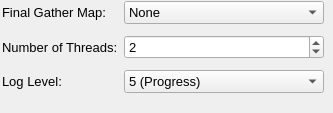
           <widget class="QWidget" name="mentalray">
            <widget class="QWidget" name="layoutWidget_3">
             <property name="geometry">
              <rect>
               <x>2</x>
               <y>-4</y>
               <width>322</width>
               <height>104</height>
              </rect>
             </property>
             <layout class="QGridLayout">
              <item row="0" column="0">
               <widget class="QLabel" name="label_35">
                <property name="sizePolicy">
                 <sizepolicy hsizetype="Fixed" vsizetype="Fixed">
                  <horstretch>0</horstretch>
                  <verstretch>0</verstretch>
                 </sizepolicy>
                </property>
                <property name="font">
                 <font>
                  <pointsize>10</pointsize>
                  <weight>50</weight>
                  <bold>false</bold>
                 </font>
                </property>
                <property name="text">
                 <string>Final Gather Map:</string>
                </property>
               </widget>
              </item>
              <item row="0" column="1">
               <widget class="QComboBox" name="mayaFgMap">
                <property name="font">
                 <font>
                  <pointsize>10</pointsize>
                  <weight>50</weight>
                  <bold>false</bold>
                 </font>
                </property>
                <property name="maxVisibleItems">
                 <number>999999</number>
                </property>
                <property name="insertPolicy">
                 <enum>QComboBox::InsertAtTop</enum>
                </property>
                <property name="sizeAdjustPolicy">
                 <enum>QComboBox::AdjustToContents</enum>
                </property>
                <item>
                 <property name="text">
                  <string>None</string>
                 </property>
                </item>
               </widget>
              </item>
              <item row="1" column="0">
               <widget class="QLabel" name="label_36">
                <property name="font">
                 <font>
                  <pointsize>10</pointsize>
                  <weight>50</weight>
                  <bold>false</bold>
                 </font>
                </property>
                <property name="text">
                 <string>Number of Threads:</string>
                </property>
               </widget>
              </item>
              <item row="1" column="1">
               <widget class="QSpinBox" name="myaMRThreadCount">
                <property name="font">
                 <font>
                  <pointsize>10</pointsize>
                  <weight>50</weight>
                  <bold>false</bold>
                 </font>
                </property>
                <property name="statusTip">
                 <string>Number of threads to use for render</string>
                </property>
                <property name="minimum">
                 <number>1</number>
                </property>
                <property name="maximum">
                 <number>32</number>
                </property>
                <property name="value">
                 <number>2</number>
                </property>
               </widget>
              </item>
              <item row="2" column="0">
               <widget class="QLabel" name="label_37">
                <property name="font">
                 <font>
                  <pointsize>10</pointsize>
                  <weight>50</weight>
                  <bold>false</bold>
                 </font>
                </property>
                <property name="text">
                 <string>Log Level:</string>
                </property>
               </widget>
              </item>
              <item row="2" column="1">
               <widget class="QComboBox" name="myaMRLogLevel">
                <property name="font">
                 <font>
                  <pointsize>10</pointsize>
                  <weight>50</weight>
                  <bold>false</bold>
                 </font>
                </property>
                <property name="statusTip">
                 <string>Log level of render output</string>
                </property>
                <property name="currentIndex">
                 <number>5</number>
                </property>
                <item>
                 <property name="text">
                  <string>0 (Off)</string>
                 </property>
                </item>
                <item>
                 <property name="text">
                  <string>1 (Fatal Errors Only)</string>
                 </property>
                </item>
                <item>
                 <property name="text">
                  <string>2 (All Errors)</string>
                 </property>
                </item>
                <item>
                 <property name="text">
                  <string>3 (Warnings)</string>
                 </property>
                </item>
                <item>
                 <property name="text">
                  <string>4 (Information)</string>
                 </property>
                </item>
                <item>
                 <property name="text">
                  <string>5 (Progress)</string>
                 </property>
                </item>
                <item>
                 <property name="text">
                  <string>6 (Detailed Debugging)</string>
                 </property>
                </item>
               </widget>
              </item>
             </layout>
            </widget>
           </widget>
